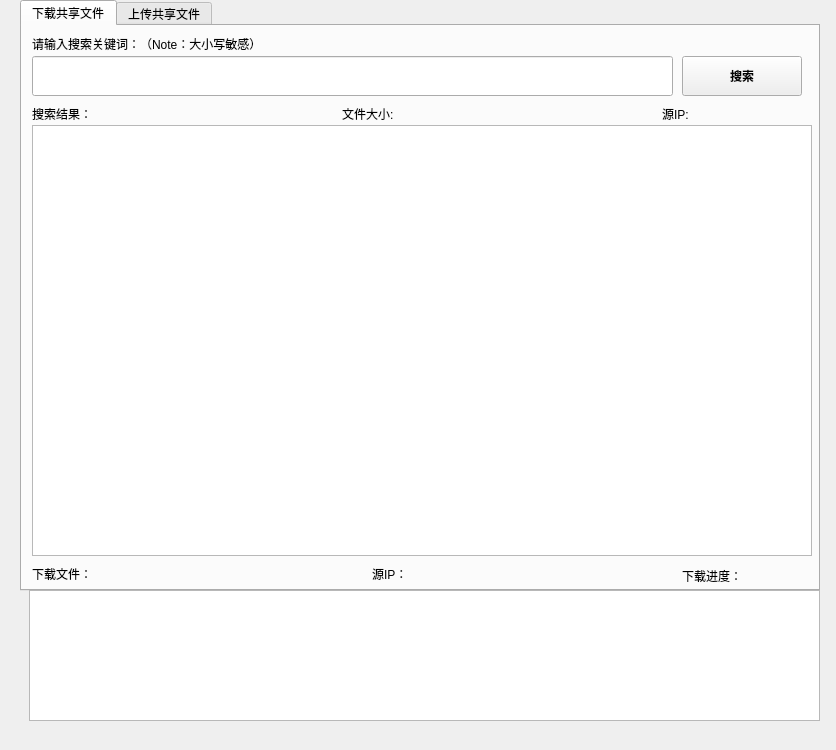
<?xml version="1.0" encoding="UTF-8"?>
<ui version="4.0">
 <class>MainWindow</class>
 <widget class="QMainWindow" name="MainWindow">
  <property name="geometry">
   <rect>
    <x>0</x>
    <y>0</y>
    <width>836</width>
    <height>750</height>
   </rect>
  </property>
  <property name="windowTitle">
   <string>MainWindow</string>
  </property>
  <widget class="QWidget" name="centralwidget">
   <widget class="QTabWidget" name="searchListWidget">
    <property name="geometry">
     <rect>
      <x>20</x>
      <y>0</y>
      <width>800</width>
      <height>591</height>
     </rect>
    </property>
    <property name="currentIndex">
     <number>0</number>
    </property>
    <widget class="QWidget" name="tab">
     <attribute name="title">
      <string>下载共享文件</string>
     </attribute>
     <widget class="QLineEdit" name="lineEdit">
      <property name="geometry">
       <rect>
        <x>10</x>
        <y>30</y>
        <width>641</width>
        <height>40</height>
       </rect>
      </property>
      <property name="text">
       <string/>
      </property>
     </widget>
     <widget class="QPushButton" name="pushButton_search">
      <property name="enabled">
       <bool>true</bool>
      </property>
      <property name="geometry">
       <rect>
        <x>660</x>
        <y>30</y>
        <width>120</width>
        <height>40</height>
       </rect>
      </property>
      <property name="font">
       <font>
        <family>Arial Black</family>
        <weight>75</weight>
        <italic>false</italic>
        <bold>true</bold>
        <underline>false</underline>
       </font>
      </property>
      <property name="text">
       <string>搜索</string>
      </property>
     </widget>
     <widget class="QListWidget" name="responseListWidget">
      <property name="geometry">
       <rect>
        <x>10</x>
        <y>99</y>
        <width>780</width>
        <height>431</height>
       </rect>
      </property>
      <property name="gridSize">
       <size>
        <width>0</width>
        <height>20</height>
       </size>
      </property>
     </widget>
     <widget class="QLabel" name="label">
      <property name="geometry">
       <rect>
        <x>10</x>
        <y>10</y>
        <width>341</width>
        <height>16</height>
       </rect>
      </property>
      <property name="text">
       <string>请输入搜索关键词：（Note：大小写敏感）</string>
      </property>
     </widget>
     <widget class="QLabel" name="label_3">
      <property name="geometry">
       <rect>
        <x>10</x>
        <y>80</y>
        <width>261</width>
        <height>16</height>
       </rect>
      </property>
      <property name="text">
       <string>搜索结果：</string>
      </property>
     </widget>
     <widget class="QLabel" name="label_2">
      <property name="geometry">
       <rect>
        <x>10</x>
        <y>540</y>
        <width>221</width>
        <height>16</height>
       </rect>
      </property>
      <property name="text">
       <string>下载文件：</string>
      </property>
     </widget>
     <widget class="QLabel" name="label_4">
      <property name="geometry">
       <rect>
        <x>660</x>
        <y>540</y>
        <width>141</width>
        <height>20</height>
       </rect>
      </property>
      <property name="text">
       <string>下载进度：</string>
      </property>
     </widget>
     <widget class="QLabel" name="label_6">
      <property name="geometry">
       <rect>
        <x>350</x>
        <y>540</y>
        <width>201</width>
        <height>16</height>
       </rect>
      </property>
      <property name="text">
       <string>源IP：</string>
      </property>
     </widget>
     <widget class="QLabel" name="label_7">
      <property name="geometry">
       <rect>
        <x>320</x>
        <y>80</y>
        <width>171</width>
        <height>16</height>
       </rect>
      </property>
      <property name="text">
       <string>文件大小:</string>
      </property>
     </widget>
     <widget class="QLabel" name="label_8">
      <property name="geometry">
       <rect>
        <x>640</x>
        <y>80</y>
        <width>91</width>
        <height>16</height>
       </rect>
      </property>
      <property name="text">
       <string>源IP:</string>
      </property>
     </widget>
    </widget>
    <widget class="QWidget" name="tab_2">
     <attribute name="title">
      <string>上传共享文件</string>
     </attribute>
     <widget class="QPushButton" name="pushButton_addFile">
      <property name="enabled">
       <bool>true</bool>
      </property>
      <property name="geometry">
       <rect>
        <x>430</x>
        <y>10</y>
        <width>120</width>
        <height>40</height>
       </rect>
      </property>
      <property name="text">
       <string>添加文件</string>
      </property>
     </widget>
     <widget class="QPushButton" name="pushButton_addDir">
      <property name="enabled">
       <bool>true</bool>
      </property>
      <property name="geometry">
       <rect>
        <x>240</x>
        <y>10</y>
        <width>120</width>
        <height>40</height>
       </rect>
      </property>
      <property name="text">
       <string>添加目录</string>
      </property>
     </widget>
     <widget class="QListWidget" name="sharingListWidget">
      <property name="geometry">
       <rect>
        <x>20</x>
        <y>70</y>
        <width>761</width>
        <height>501</height>
       </rect>
      </property>
      <property name="gridSize">
       <size>
        <width>0</width>
        <height>20</height>
       </size>
      </property>
     </widget>
     <widget class="QLabel" name="label_5">
      <property name="geometry">
       <rect>
        <x>20</x>
        <y>50</y>
        <width>131</width>
        <height>16</height>
       </rect>
      </property>
      <property name="text">
       <string>加入文件/目录：</string>
      </property>
     </widget>
    </widget>
   </widget>
   <widget class="QListWidget" name="loadListWidget">
    <property name="geometry">
     <rect>
      <x>29</x>
      <y>590</y>
      <width>791</width>
      <height>131</height>
     </rect>
    </property>
    <property name="gridSize">
     <size>
      <width>0</width>
      <height>20</height>
     </size>
    </property>
   </widget>
  </widget>
  <widget class="QMenuBar" name="menubar">
   <property name="geometry">
    <rect>
     <x>0</x>
     <y>0</y>
     <width>836</width>
     <height>22</height>
    </rect>
   </property>
  </widget>
 </widget>
 <resources/>
 <connections/>
</ui>
